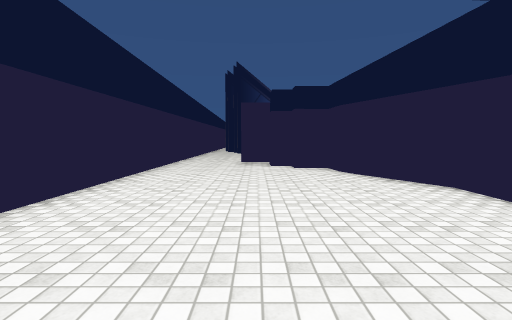
[1] (above)

13 first-person views from a walk through a scene from a Unity 3-D project. The camera is 1.3 m above the floor, tilts 4° down and sees 80° across. The floor is counted in squares, 1 m on a side. Each view is taken from the middle of a square. On the plan, view 1 faces up. The plan holds only what a view shows up to about 14 squares ahead; the rest is blank. The place goes on beyond the plan. Some animated figures are left out. Some surface patterns are stand-ins.

[2]
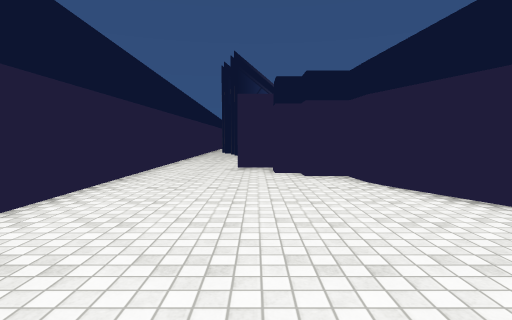

[3]
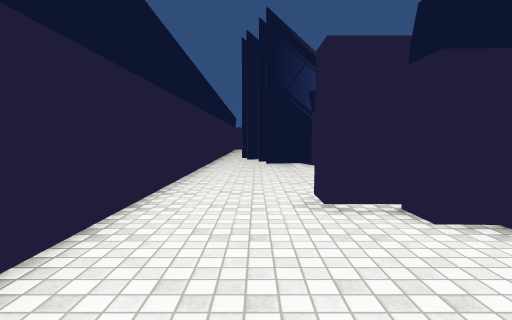

[4]
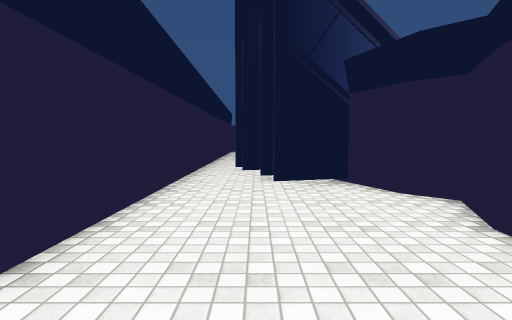

[5]
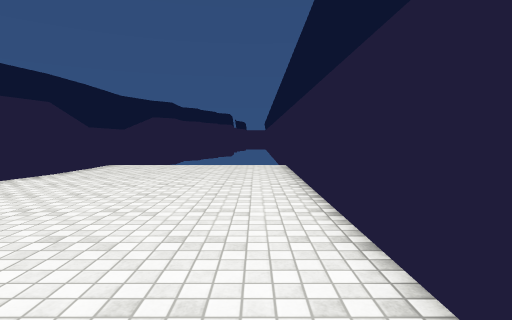

[6]
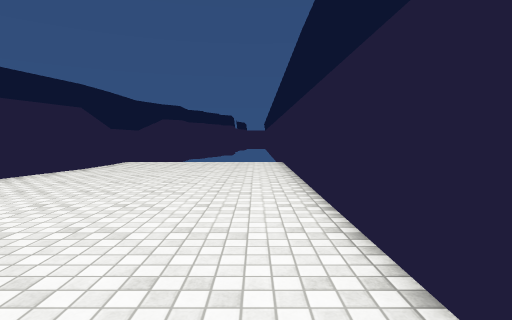

[7]
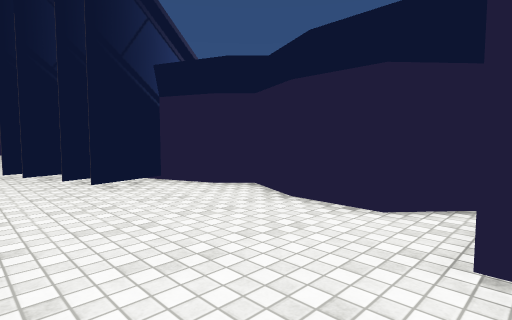

[8]
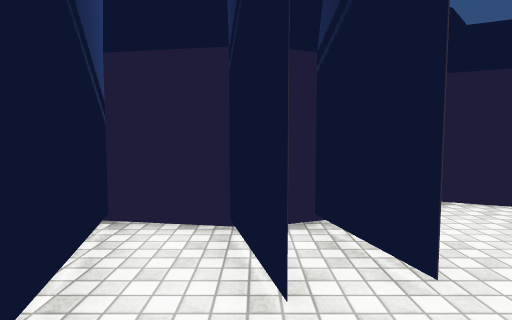

[9]
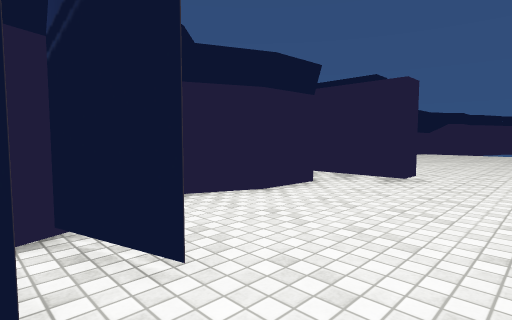

[10]
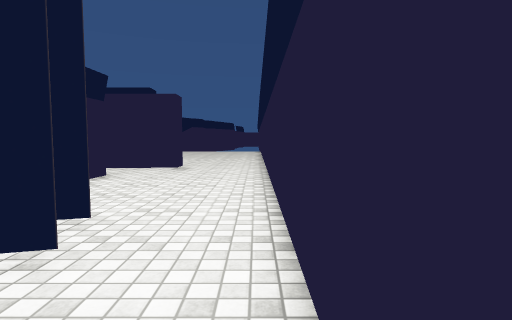

[11]
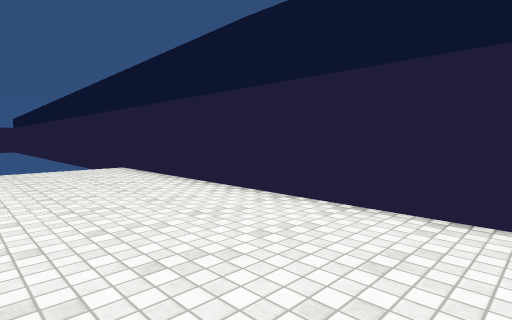

[12]
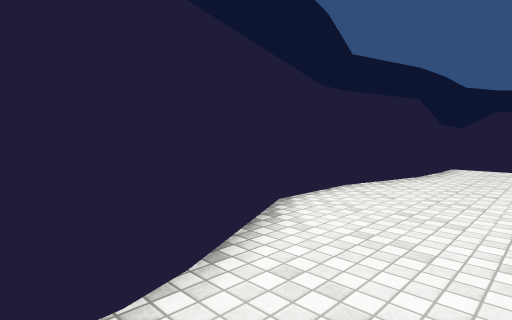

[13]
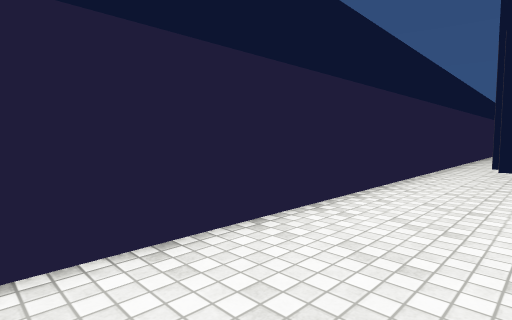

### Floor plan
Points are (right, up) in squares from view 1. A wall is a line through its corners. A room is listed if a view was taken in it or the views show most of it. See-through windows are left out.
Room 1 (views 1, 2, 3, 4, 5, 6, 7, 8, 9, 10, 11, 12, 13)
walls: (3.3, 12.1) (3.2, 13.6) (1.7, 13.5) (1.7, 14.5) (0.7, 14.6) (0.7, 15.5) (-0.7, 15.5) (-0.7, 16.5) (2.5, 16.5); (4.7, 8.2) (3.3, 12.2); (2.7, 17) (1.3, 18.2) (1.4, 20.3) (2.3, 22.3) (1.5, 23.2) (0.5, 25.6); (5.5, 7.3) (3.6, 11.1); (5.4, 7) (4.3, 9.2); (5.2, 5.1) (5.3, 8); (4.4, 1.9) (5.2, 5.2); (-1.5, 24.5) (0.8, 25.1) (-1.5, 24.5); (4.1, -2.5) (4.4, 2); (-1, 26) (-1.9, 25.8) (0.5, 26.4) (0.8, 28.3) (-2.6, 27.4); (-2.2, 28.9) (-2.9, 28.7); (-4.4, 29.4) (-4.5, -2.4)
ways out: opening at (-3.5, 28.5)

Positions as (right, up) in squares from view 1, and headings:
1: (0, 0), facing up
2: (0, 3), facing up
3: (-2, 10), facing up
4: (-2, 16), facing up
5: (-3, 13), facing down
6: (-3, 15), facing down
7: (-4, 16), facing up-right
8: (-4, 26), facing right
9: (-4, 26), facing down-right
10: (-4, 29), facing down
11: (1, 12), facing down-left
12: (1, 13), facing down-right
13: (-1, 14), facing up-left
